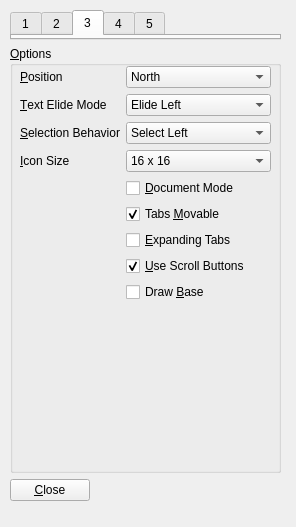
<?xml version="1.0" encoding="UTF-8"?>
<ui version="4.0">
 <class>Dialog</class>
 <widget class="QWidget" name="Dialog">
  <property name="geometry">
   <rect>
    <x>0</x>
    <y>0</y>
    <width>296</width>
    <height>527</height>
   </rect>
  </property>
  <property name="font">
   <font>
    <family>Segoe UI</family>
    <pointsize>9</pointsize>
   </font>
  </property>
  <property name="windowTitle">
   <string>Test Dialog</string>
  </property>
  <widget class="QWidget" name="layoutWidget">
   <property name="geometry">
    <rect>
     <x>10</x>
     <y>10</y>
     <width>271</width>
     <height>491</height>
    </rect>
   </property>
   <layout class="QVBoxLayout" name="verticalLayout" stretch="0,3,0">
    <item>
     <widget class="QTabWidget" name="testTabWidget">
      <property name="tabPosition">
       <enum>QTabWidget::North</enum>
      </property>
      <property name="currentIndex">
       <number>2</number>
      </property>
      <property name="movable">
       <bool>true</bool>
      </property>
      <widget class="QWidget" name="tab1">
       <attribute name="title">
        <string>1</string>
       </attribute>
      </widget>
      <widget class="QWidget" name="tab2">
       <attribute name="title">
        <string>2</string>
       </attribute>
      </widget>
      <widget class="QWidget" name="tab3">
       <attribute name="title">
        <string>3</string>
       </attribute>
      </widget>
      <widget class="QWidget" name="tab4">
       <attribute name="title">
        <string>4</string>
       </attribute>
      </widget>
      <widget class="QWidget" name="tab5">
       <attribute name="title">
        <string>5</string>
       </attribute>
      </widget>
     </widget>
    </item>
    <item>
     <widget class="QGroupBox" name="settingsBox">
      <property name="title">
       <string>&amp;Options</string>
      </property>
      <widget class="QWidget" name="layoutWidget">
       <property name="geometry">
        <rect>
         <x>10</x>
         <y>20</y>
         <width>251</width>
         <height>251</height>
        </rect>
       </property>
       <layout class="QFormLayout" name="formLayout">
        <property name="fieldGrowthPolicy">
         <enum>QFormLayout::AllNonFixedFieldsGrow</enum>
        </property>
        <item row="1" column="0">
         <widget class="QLabel" name="elideLabel">
          <property name="text">
           <string>&amp;Text Elide Mode</string>
          </property>
          <property name="buddy">
           <cstring>elideBox</cstring>
          </property>
         </widget>
        </item>
        <item row="1" column="1">
         <widget class="QComboBox" name="elideBox">
          <item>
           <property name="text">
            <string>Elide Left</string>
           </property>
          </item>
          <item>
           <property name="text">
            <string>Elide Middle</string>
           </property>
          </item>
          <item>
           <property name="text">
            <string>Elide Right</string>
           </property>
          </item>
          <item>
           <property name="text">
            <string>Elide None</string>
           </property>
          </item>
         </widget>
        </item>
        <item row="2" column="0">
         <widget class="QLabel" name="selectionLabel">
          <property name="text">
           <string>&amp;Selection Behavior</string>
          </property>
          <property name="buddy">
           <cstring>selectionBox</cstring>
          </property>
         </widget>
        </item>
        <item row="2" column="1">
         <widget class="QComboBox" name="selectionBox">
          <item>
           <property name="text">
            <string>Select Left</string>
           </property>
          </item>
          <item>
           <property name="text">
            <string>Select Right</string>
           </property>
          </item>
          <item>
           <property name="text">
            <string>Select Previous</string>
           </property>
          </item>
         </widget>
        </item>
        <item row="3" column="0">
         <widget class="QLabel" name="iconSizeLabel">
          <property name="text">
           <string>&amp;Icon Size</string>
          </property>
          <property name="buddy">
           <cstring>iconSizeBox</cstring>
          </property>
         </widget>
        </item>
        <item row="3" column="1">
         <widget class="QComboBox" name="iconSizeBox">
          <item>
           <property name="text">
            <string>16 x 16</string>
           </property>
          </item>
          <item>
           <property name="text">
            <string>22 x 22</string>
           </property>
          </item>
          <item>
           <property name="text">
            <string>24 x 24</string>
           </property>
          </item>
          <item>
           <property name="text">
            <string>32 x 32</string>
           </property>
          </item>
         </widget>
        </item>
        <item row="4" column="1">
         <widget class="QCheckBox" name="documentModeBox">
          <property name="text">
           <string>&amp;Document Mode</string>
          </property>
         </widget>
        </item>
        <item row="5" column="1">
         <widget class="QCheckBox" name="movableBox">
          <property name="text">
           <string>Tabs &amp;Movable</string>
          </property>
          <property name="checked">
           <bool>true</bool>
          </property>
         </widget>
        </item>
        <item row="6" column="1">
         <widget class="QCheckBox" name="expandingBox">
          <property name="text">
           <string>&amp;Expanding Tabs</string>
          </property>
         </widget>
        </item>
        <item row="7" column="1">
         <widget class="QCheckBox" name="useScrollBox">
          <property name="text">
           <string>&amp;Use Scroll Buttons</string>
          </property>
          <property name="checked">
           <bool>true</bool>
          </property>
         </widget>
        </item>
        <item row="8" column="1">
         <widget class="QCheckBox" name="drawBaseBox">
          <property name="text">
           <string>Draw &amp;Base</string>
          </property>
         </widget>
        </item>
        <item row="0" column="1">
         <widget class="QComboBox" name="elideBox_2">
          <item>
           <property name="text">
            <string>North</string>
           </property>
          </item>
          <item>
           <property name="text">
            <string>South</string>
           </property>
          </item>
          <item>
           <property name="text">
            <string>East</string>
           </property>
          </item>
          <item>
           <property name="text">
            <string>West</string>
           </property>
          </item>
         </widget>
        </item>
        <item row="0" column="0">
         <widget class="QLabel" name="elideLabel_2">
          <property name="text">
           <string>&amp;Position</string>
          </property>
          <property name="buddy">
           <cstring>elideBox</cstring>
          </property>
         </widget>
        </item>
       </layout>
      </widget>
     </widget>
    </item>
    <item>
     <widget class="QPushButton" name="pushButton">
      <property name="sizePolicy">
       <sizepolicy hsizetype="Fixed" vsizetype="Fixed">
        <horstretch>0</horstretch>
        <verstretch>0</verstretch>
       </sizepolicy>
      </property>
      <property name="text">
       <string>&amp;Close</string>
      </property>
     </widget>
    </item>
   </layout>
  </widget>
 </widget>
 <resources/>
 <connections>
  <connection>
   <sender>pushButton</sender>
   <signal>clicked()</signal>
   <receiver>Dialog</receiver>
   <slot>close()</slot>
   <hints>
    <hint type="sourcelabel">
     <x>85</x>
     <y>499</y>
    </hint>
    <hint type="destinationlabel">
     <x>295</x>
     <y>375</y>
    </hint>
   </hints>
  </connection>
 </connections>
</ui>
